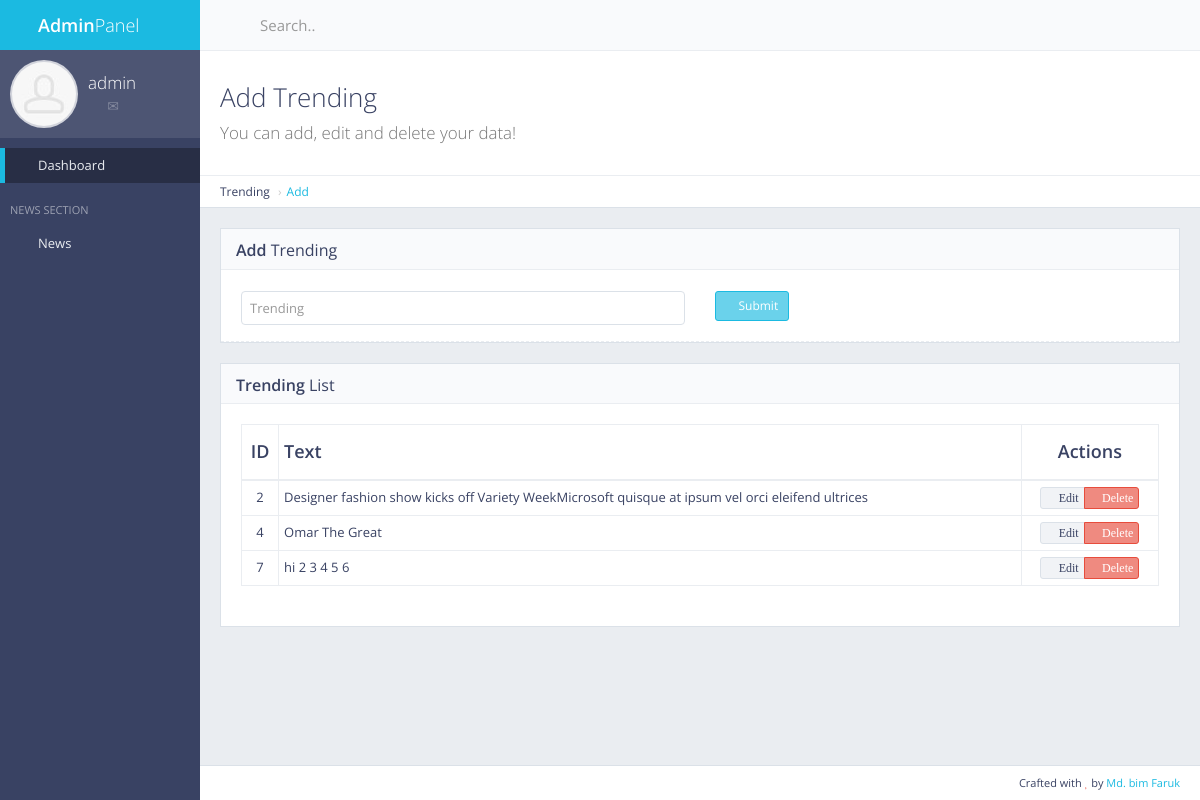
/panel/trending/ (signed in), run on the app's committed database.
### trending/models.py (models this page shows, shortened)
class Trending(models.Model):
    txt = models.CharField(max_length=200)

### trending/views.py (the view, shortened to what this page needs)
# urls.py: re_path(r'^panel/trending/$', views.trending_add, name='trending_add'),   ## Admin Panel Trending Add
def trending_add(request):
    if not request.user.is_authenticated:
        return redirect('mylogin')
    trendinglist = Trending.objects.all()
    return render(request, 'back/trending.html', {'trendinglist':trendinglist})

### main/templatetags/extra_auth.py (called while the page is built)
@register.filter(name='has_group')
def has_group(user, group_name):
    return user.groups.filter(name=group_name).exists()

### main/templates/back/trending.html (shortened to what this page needs)
{% extends 'back/master.html' %}
{% load static %}
{% block mainblock %}
<div class="content-header">
    <div class="header-section">
        <h1>
            <i class="fa fa-table"></i>Add Trending<br><small>You can add, edit and delete your data!</small>
        </h1>
    </div>
</div>
<ul class="breadcrumb breadcrumb-top">
    <li>Trending</li>
    <li><a href="/panel/trending">Add</a></li>
</ul>
<div class="row">
    <div class="col-md-12">
        <div class="block">
            <div class="block-title">
                <h2><strong>Add</strong> Trending</h2>
            </div>
            <form action="" method="post" enctype="multipart/form-data" class="form-horizontal form-bordered">
                <div class="form-group">
                    <div class="col-md-6">
                        <input type="text" id="txt" name="txt" class="form-control" placeholder="Trending">
                    </div>
                    <div class="col-md-6">
                        <button type="submit" class="btn btn-sm btn-primary"><i class="fa fa-angle-right"></i> Submit</button>
                    </div>
                </div>
            </form>
        </div>
    </div>
</div>
<div class="block full">
    <div class="block-title">
        <h2><strong>Trending</strong> List</h2>
    </div>
    <div class="table-responsive">
        <table id="example-datatable" class="table table-vcenter table-condensed table-bordered">
            <thead>
                <tr>
                    <th class="text-center">ID</th>
                    <th>Text</th>
                    <th class="text-center">Actions</th>
                </tr>
            </thead>
            <tbody>
                {% for cc in trendinglist %}
                <tr>
                    <td class="text-center">{{ cc.pk }}</td>
                    <td>{{ cc.txt }}</td>
                    <td class="text-center">
                        <div class="btn-group">
                            <a href="{% url 'trending_edit' pk=cc.pk %}" data-toggle="tooltip" title="Edit" class="btn btn-xs btn-default"><i class="fa fa-pencil"> Edit</i></a>
                            <a href="{% url 'trending_del' pk=cc.pk %}" data-toggle="tooltip" title="Delete" class="btn btn-xs btn-danger"><i class="fa fa-times"> Delete</i></a>
                        </div>
                    </td>
                </tr>
                {% endfor %}
            </tbody>
        </table>
    </div>
</div>
{% endblock %}

### main/templates/back/master.html (shortened to what this page needs)
{% load static %} {% load extra_auth %} {% if user.is_authenticated %}
<!DOCTYPE html>
<html class="no-js" lang="en">
  <head>
    <link rel="stylesheet" href="{% static 'back/css/bootstrap.min.css' %}" />
    <link rel="stylesheet" href="{% static 'back/css/plugins.css' %}" />
    <link rel="stylesheet" href="{% static 'back/css/main.css' %}" />
    <link rel="stylesheet" href="{% static 'back/css/themes.css' %}" />
  </head>
  <body>
    <div id="page-wrapper">
      <div
        id="page-container"
        class="sidebar-partial sidebar-visible-lg sidebar-no-animations"
      >
        <div id="sidebar">
          <div id="sidebar-scroll">
            <div class="sidebar-content">
              <a href="/panel" class="sidebar-brand">
                <i class="gi gi-flash"></i
                ><span class="sidebar-nav-mini-hide"
                  ><strong>Admin</strong>Panel</span
                >
              </a>
              <div
                class="sidebar-section sidebar-user clearfix sidebar-nav-mini-hide"
              >
                <div class="sidebar-user-avatar">
                  <a href="page_ready_user_profile.html">
                    <img
                      src="{% static 'back/img/placeholders/avatars/avatar2.jpg' %}"
                      alt="avatar"
                    />
                  </a>
                </div>
                <div class="sidebar-user-name">{{ request.user }}</div>
                <div class="sidebar-user-links">
                  <a
                    href="page_ready_user_profile.html"
                    data-toggle="tooltip"
                    data-placement="bottom"
                    title="Profile"
                    ><i class="gi gi-user"></i
                  ></a>
                  <a
                    href="page_ready_inbox.html"
                    data-toggle="tooltip"
                    data-placement="bottom"
                    title="Messages"
                    ><i class="gi gi-envelope"></i
                  ></a>
                  <a
                    href="/panel/change/pass/"
                    class="enable-tooltip"
                    data-placement="bottom"
                    title="Settings"
                    ><i class="gi gi-cogwheel"></i
                  ></a>
                  <a
                    href="/logout"
                    data-toggle="tooltip"
                    data-placement="bottom"
                    title="Logout"
                    ><i class="gi gi-exit"></i
                  ></a>
                </div>
              </div>
              <ul class="sidebar-nav">
                {% if perms.main.master_user %}
                <li>
                  <a href="/panel" class="active"
                    ><i class="gi gi-stopwatch sidebar-nav-icon"></i
                    ><span class="sidebar-nav-mini-hide">Dashboard</span></a
                  >
                </li>
                {% endif %}
                <li class="sidebar-header">
                  <span class="sidebar-header-options clearfix"
                    ><a
                      href="javascript:void(0)"
                      data-toggle="tooltip"
                      title="Quick Settings"
                      ><i class="gi gi-settings"></i></a
                  ></span>
                  <span class="sidebar-header-title">News Section</span>
                </li>
                <li>
                  <a href="#" class="sidebar-nav-menu"
                    ><i
                      class="fa fa-angle-left sidebar-nav-indicator sidebar-nav-mini-hide"
                    ></i
                    ><i class="gi gi-show_big_thumbnails sidebar-nav-icon"></i
                    ><span class="sidebar-nav-mini-hide">News</span></a
                  >
                </li>
              </ul>
            </div>
          </div>
        </div>
        <div id="main-container">
          <header class="navbar navbar-default">
            <ul class="nav navbar-nav-custom">
              <li>
                <a
                  href="javascript:void(0)"
                  onclick="App.sidebar('toggle-sidebar');this.blur();"
                >
                  <i class="fa fa-bars fa-fw"></i>
                </a>
              </li>
            </ul>
            <form
              action="page_ready_search_results.html"
              method="post"
              class="navbar-form-custom"
            >
              <div class="form-group">
                <input
                  type="text"
                  id="top-search"
                  name="top-search"
                  class="form-control"
                  placeholder="Search.."
                />
              </div>
            </form>
          </header>
          <div id="page-content">
            {% block mainblock %} {% endblock %}
          </div>
          <footer class="clearfix">
            <div class="pull-right">
              Crafted with <i class="fa fa-heart text-danger"></i> by
              <a href="" target="_blank">Md. bim Faruk</a>
            </div>
          </footer>
        </div>
      </div>
    </div>
  </body>
</html>
{% else %} Please Login {% endif %}

### data on the page
Trending: pk "2", txt "Designer fashion show kicks off Variety WeekMicrosoft quisque at ipsum vel orci eleifend ultrices"
Trending: pk "4", txt "Omar The Great"
Trending: pk "7", txt "hi 2 3 4 5 6"

### other printed values
{{ request.user }} "admin"
